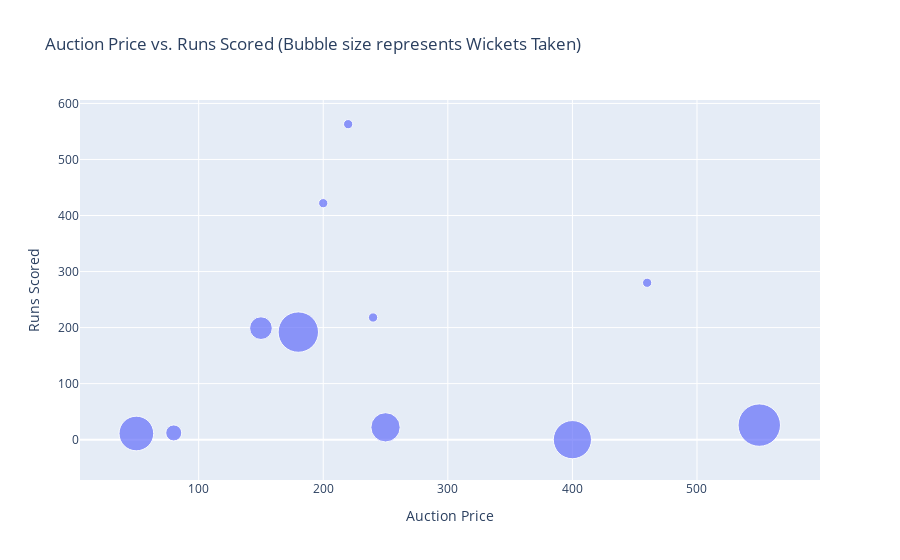

The notebook cell this image was saved under:
### Markdown cell above
3.Bubble Chart ( AUction Price vs Runs Scored (Bubble size represent Wickets- Taken):This Chart portraying Auction Price versus Runs Scored and Wickets Taken emerges as the third essential visualization within the dashboard. Here, the x-axis signifies the previous investments made during auctions, the y-axis represents the runs scored by the players, while the size of the bubbles correlates to the number of wickets taken by the usual playing 11 in the preceding year.

This visualization serves as a critical evaluation tool for DC to retrospectively analyze their past strategic decisions and their subsequent outcomes. Notably, the team's investments in players like Mukesh at 550 Lakhs yielded significant success, with Mukesh emerging as a -performing asset by securing 21 wickets, validating the substantial investment made in him. Similarly, the investment of 220 Lakhs in David Warner proved fruitful as he emerged as the top scorer in the season, validating the investment with an outstanding performance. Furthermore, Ishant's  acquisition at 50 Lakhs proved to be an astute move, contributing significantly to the team's success by securing 14 crucial wickets.
 From a business perspective, this analysis delineates the significance of strategic investments in cricketing talent. It underscores the correlation between investments made during auctions and the subsequent on-field performances, elucidating how prudent investments in players, considering their past performance and potential contributions, can significantly impact a team's success. The success stories of Mukesh, David Warner, and Ishant exemplify the importance of judicious financial allocations in securing high-performing players, reinforcing the team's competitiveness and augmenting its chances for success in future tournaments.

### Code cell
fig = px.scatter(df_PlayerAnalysis, x='Auction_Price', y='Runs Scored', size='Wickets Taken',
                 hover_name='First Name', hover_data=['Auction_Price', 'Wickets Taken'],
                 labels={'Auction_Price': 'Auction Price', 'Runs Scored': 'Runs Scored'},
                 title='Auction Price vs. Runs Scored (Bubble size represents Wickets Taken)',
                 size_max=30)
fig

### Figure 1 — Plotly figure (JSON) as saved in the notebook; plotly's stock layout.template omitted (floating-point values rounded to 4 significant figures)
{"data": [{"customdata": [[1], [1], [14], [21], [1], [19], [17], [10], [6], [1], [3]], "hovertemplate": "<b>%{hovertext}</b><br><br>Auction Price=%{x}<br>Runs Scored=%{y}<br>Wickets Taken=%{customdata[0]}<extra></extra>", "hovertext": ["Rilee", "Phil", "Ishant", "Mukesh", "Manish", "Axar", "Mustafizur", "Kuldeep ", "Rovman", "David", "Pravin"], "legendgroup": "", "marker": {"color": "#636efa", "size": [1, 1, 14, 21, 1, 19, 17, 10, 6, 1, 3], "sizemode": "area", "sizeref": 0.02333, "symbol": "circle"}, "mode": "markers", "name": "", "orientation": "v", "showlegend": false, "type": "scatter", "x": [460, 200, 50, 550, 240, 180, 400, 250, 150, 220, 80], "xaxis": "x", "y": [280, 422, 11, 26, 218, 192, 0, 22, 199, 563, 12], "yaxis": "y"}], "layout": {"legend": {"itemsizing": "constant", "tracegroupgap": 0}, "title": {"text": "Auction Price vs. Runs Scored (Bubble size represents Wickets Taken)"}, "xaxis": {"anchor": "y", "domain": [0, 1], "title": {"text": "Auction Price"}}, "yaxis": {"anchor": "x", "domain": [0, 1], "title": {"text": "Runs Scored"}}}}
